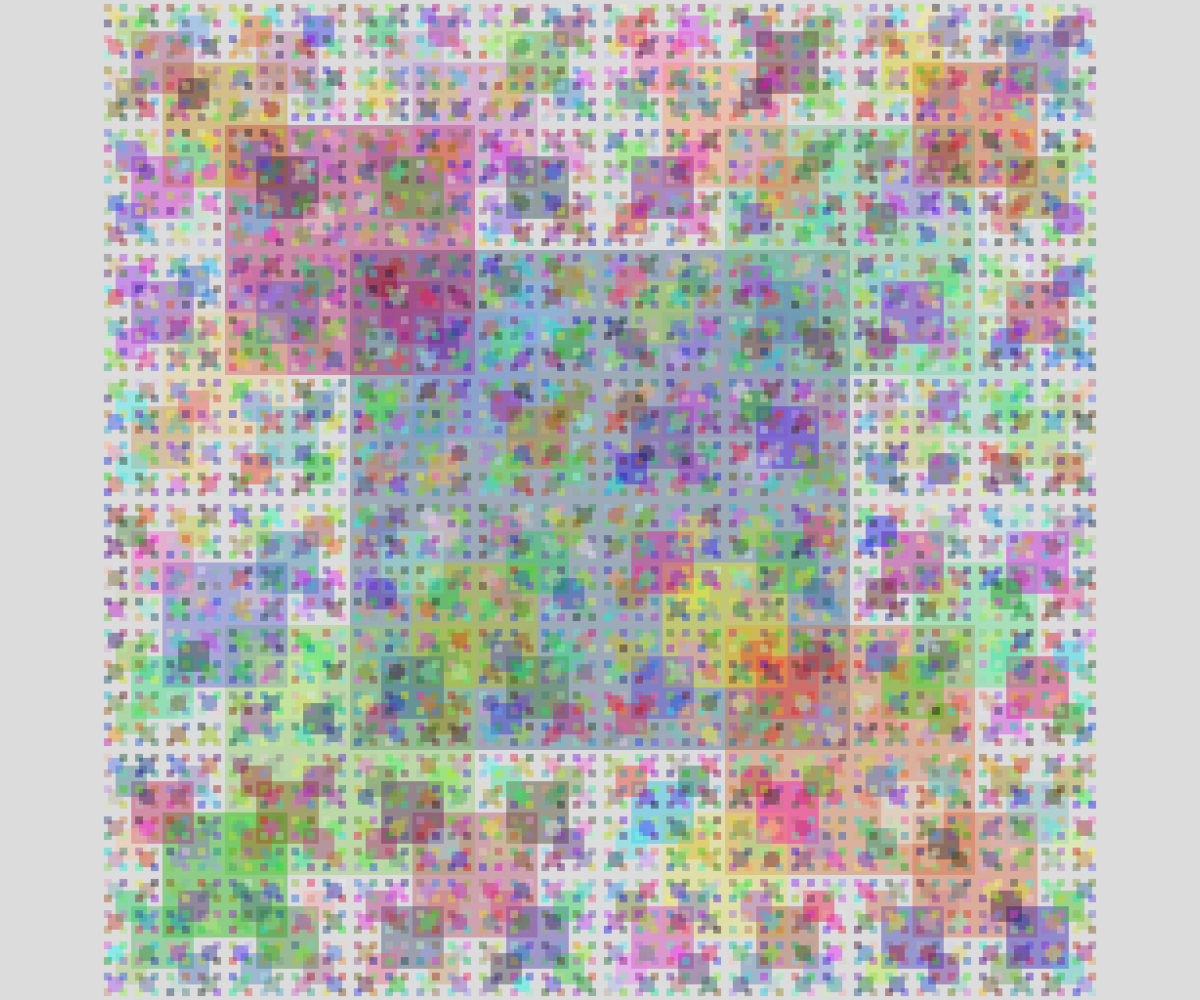
Frame 1 (no input)
Frame 60 (no input): identical to frame 1, image omitted
Frame 120 (the mouse pressed at the canvas centre since frame 60): identical to frame 1, image omitted

The p5.js sketch that drew this single still picture (run headless with seeded random() and noise() and a simulated clock; from frame 60 on, the mouse is pressed at the canvas centre):

// p5.js sketch
// ── sketch.js
// Square 2D Fractal
// Maheen Shahid
// Apr 15, 2025



function setup() {
  createCanvas(windowWidth, windowHeight);
  rectMode(CENTER);
}

function draw() {
  background(220);
  randomSeed(1);
  squareFractal(width/2, height/2, height/2);
}

function squareFractal(x,y,sideL){
  fill(random(255), random(255), random(255), 100);
  noStroke();
  square(x,y,sideL);
  if(sideL > 10){
    squareFractal(x-sideL/2, y - sideL/2, sideL/2); //TOP LEFT
    squareFractal(x-sideL/2, y + sideL/2, sideL/2); //BOTTOM LEFT
    squareFractal(x+sideL/2, y - sideL/2, sideL/2); //TOP RIGHT
    squareFractal(x+sideL/2, y + sideL/2, sideL/2); //BOTTOM RIGHT
  }

}
